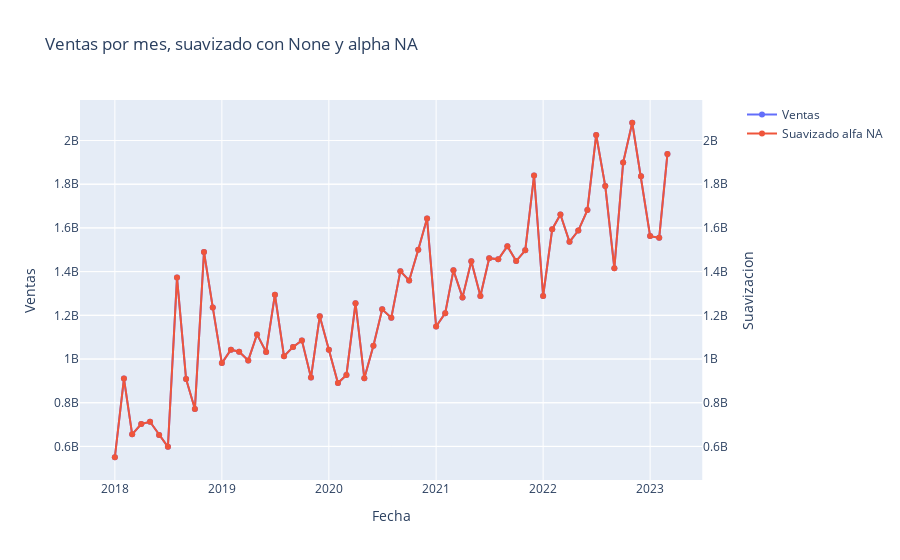

Notebook source saved alongside this figure:
### Markdown cell above
##### Suavización

### Code cell
# El tipo de suavizacion puede ser:
    #Exponencial simple
    #Logaritmica
    #Raiz cuadrada
    #None
ventas_cluster = suavizacion(ventas_cluster, alpha= 0.2, tipo_suavizacion= None)
